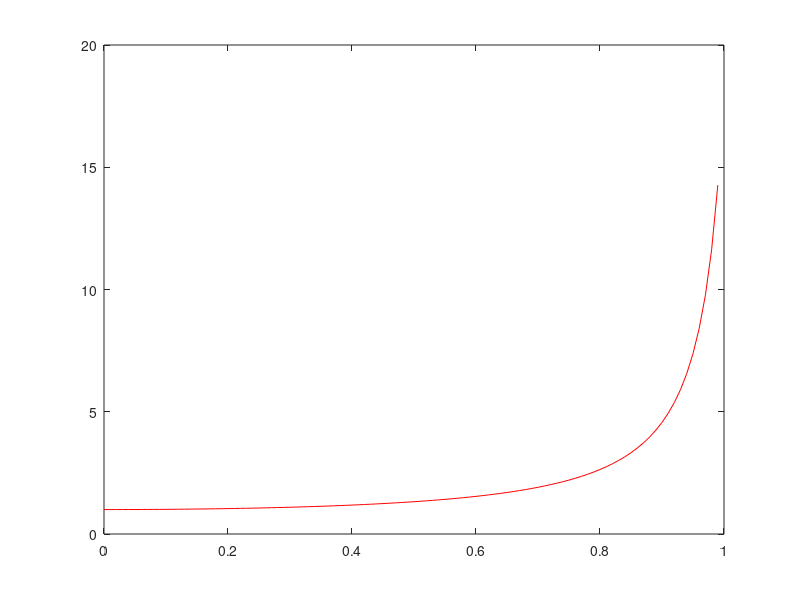
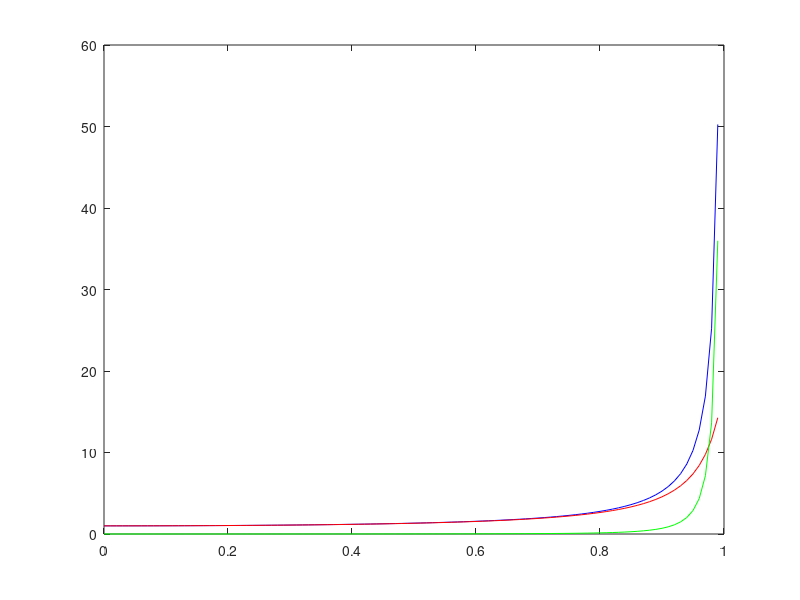

Reproduce these figures in MATLAB, in order.
function euler_03

    %Definiciones%

    dt=0.01;
    ndt = 100;

    y=zeros(ndt, 1);
    t=zeros(ndt, 1);

    %Valores iniciales

    y(1) = 1;
    t(1) = 0;

    %Euler

    for j=1:ndt-1
        k1 = dt*funcion(t(j), y(j));
        y(j+1) = y(j) + k1;
        t(j+1) = t(j) + dt;
    endfor

    %Comparación

    for i=1:ndt
        yex(i) = 1/(1-t(i)^2);
        er(i) = abs(yex(i)-y(i));
    endfor

    figure(1)
    plot(t, y, 'r');

    figure(2)
    plot(t, yex, 'b', t, y, 'r', t, er, 'g');

end

function fy=funcion(x,z)
    fy = 2*x*(z^2);
end